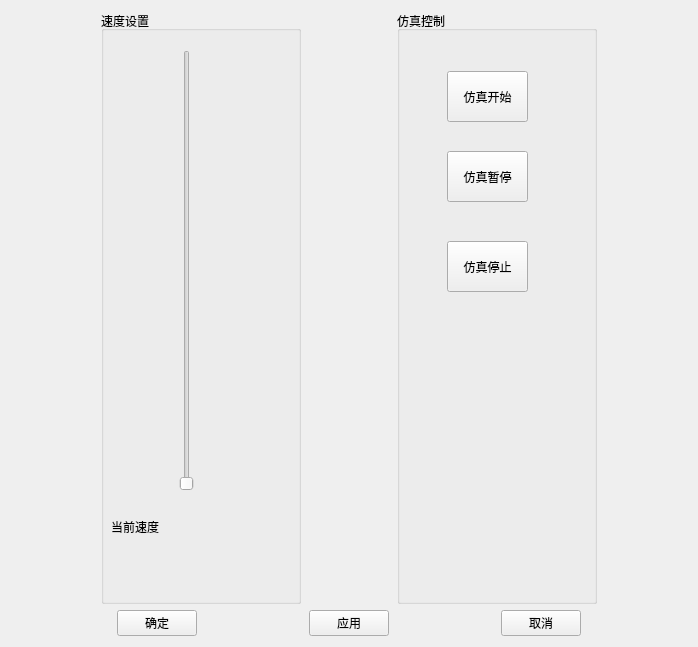
<?xml version="1.0" encoding="UTF-8"?>
<ui version="4.0">
 <class>Simucontrol</class>
 <widget class="QWidget" name="Simucontrol">
  <property name="geometry">
   <rect>
    <x>0</x>
    <y>0</y>
    <width>698</width>
    <height>647</height>
   </rect>
  </property>
  <property name="windowTitle">
   <string>仿真控制</string>
  </property>
  <property name="styleSheet">
   <string notr="true">font: 14pt &quot;宋体&quot;;</string>
  </property>
  <layout class="QGridLayout" name="gridLayout">
   <item row="0" column="0">
    <layout class="QHBoxLayout" name="horizontalLayout_2">
     <item>
      <spacer name="horizontalSpacer_6">
       <property name="orientation">
        <enum>Qt::Horizontal</enum>
       </property>
       <property name="sizeHint" stdset="0">
        <size>
         <width>48</width>
         <height>20</height>
        </size>
       </property>
      </spacer>
     </item>
     <item>
      <widget class="QGroupBox" name="groupBox">
       <property name="minimumSize">
        <size>
         <width>200</width>
         <height>550</height>
        </size>
       </property>
       <property name="title">
        <string>速度设置</string>
       </property>
       <widget class="QLabel" name="label">
        <property name="geometry">
         <rect>
          <x>10</x>
          <y>500</y>
          <width>81</width>
          <height>31</height>
         </rect>
        </property>
        <property name="text">
         <string>当前速度</string>
        </property>
       </widget>
       <widget class="QLabel" name="m_simuctr_label">
        <property name="geometry">
         <rect>
          <x>110</x>
          <y>502</y>
          <width>54</width>
          <height>31</height>
         </rect>
        </property>
        <property name="text">
         <string/>
        </property>
       </widget>
       <widget class="QSlider" name="m_simuctr_horizontalSlider">
        <property name="geometry">
         <rect>
          <x>20</x>
          <y>39</y>
          <width>131</width>
          <height>441</height>
         </rect>
        </property>
        <property name="orientation">
         <enum>Qt::Vertical</enum>
        </property>
       </widget>
      </widget>
     </item>
     <item>
      <spacer name="horizontalSpacer_5">
       <property name="orientation">
        <enum>Qt::Horizontal</enum>
       </property>
       <property name="sizeHint" stdset="0">
        <size>
         <width>40</width>
         <height>20</height>
        </size>
       </property>
      </spacer>
     </item>
     <item>
      <widget class="QGroupBox" name="groupBox_2">
       <property name="minimumSize">
        <size>
         <width>200</width>
         <height>550</height>
        </size>
       </property>
       <property name="title">
        <string>仿真控制</string>
       </property>
       <widget class="QPushButton" name="buttonStart">
        <property name="geometry">
         <rect>
          <x>50</x>
          <y>60</y>
          <width>81</width>
          <height>51</height>
         </rect>
        </property>
        <property name="text">
         <string>仿真开始</string>
        </property>
       </widget>
       <widget class="QPushButton" name="buttonpause">
        <property name="geometry">
         <rect>
          <x>50</x>
          <y>140</y>
          <width>81</width>
          <height>51</height>
         </rect>
        </property>
        <property name="text">
         <string>仿真暂停</string>
        </property>
       </widget>
       <widget class="QPushButton" name="buttonStop">
        <property name="geometry">
         <rect>
          <x>50</x>
          <y>230</y>
          <width>81</width>
          <height>51</height>
         </rect>
        </property>
        <property name="text">
         <string>仿真停止</string>
        </property>
       </widget>
      </widget>
     </item>
     <item>
      <spacer name="horizontalSpacer_7">
       <property name="orientation">
        <enum>Qt::Horizontal</enum>
       </property>
       <property name="sizeHint" stdset="0">
        <size>
         <width>40</width>
         <height>20</height>
        </size>
       </property>
      </spacer>
     </item>
    </layout>
   </item>
   <item row="1" column="0">
    <layout class="QHBoxLayout" name="horizontalLayout">
     <item>
      <spacer name="horizontalSpacer">
       <property name="orientation">
        <enum>Qt::Horizontal</enum>
       </property>
       <property name="sizeHint" stdset="0">
        <size>
         <width>40</width>
         <height>20</height>
        </size>
       </property>
      </spacer>
     </item>
     <item>
      <widget class="QPushButton" name="m_simuctr_buttonEnter">
       <property name="text">
        <string>确定</string>
       </property>
      </widget>
     </item>
     <item>
      <spacer name="horizontalSpacer_2">
       <property name="orientation">
        <enum>Qt::Horizontal</enum>
       </property>
       <property name="sizeHint" stdset="0">
        <size>
         <width>40</width>
         <height>20</height>
        </size>
       </property>
      </spacer>
     </item>
     <item>
      <widget class="QPushButton" name="pushButton_APPLY">
       <property name="text">
        <string>应用</string>
       </property>
      </widget>
     </item>
     <item>
      <spacer name="horizontalSpacer_3">
       <property name="orientation">
        <enum>Qt::Horizontal</enum>
       </property>
       <property name="sizeHint" stdset="0">
        <size>
         <width>40</width>
         <height>20</height>
        </size>
       </property>
      </spacer>
     </item>
     <item>
      <widget class="QPushButton" name="m_simuctr_buttonCancel">
       <property name="text">
        <string>取消</string>
       </property>
      </widget>
     </item>
     <item>
      <spacer name="horizontalSpacer_4">
       <property name="orientation">
        <enum>Qt::Horizontal</enum>
       </property>
       <property name="sizeHint" stdset="0">
        <size>
         <width>40</width>
         <height>20</height>
        </size>
       </property>
      </spacer>
     </item>
    </layout>
   </item>
  </layout>
 </widget>
 <resources/>
 <connections/>
</ui>
